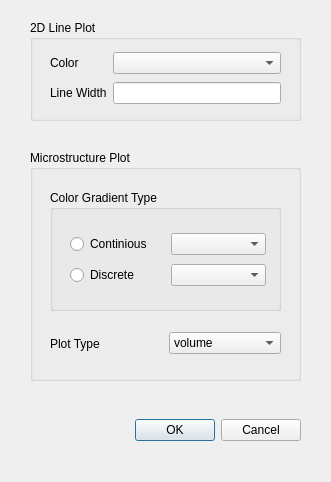
<?xml version="1.0" encoding="UTF-8"?>
<ui version="4.0">
 <class>DialogPlotColors</class>
 <widget class="QDialog" name="DialogPlotColors">
  <property name="geometry">
   <rect>
    <x>0</x>
    <y>0</y>
    <width>331</width>
    <height>482</height>
   </rect>
  </property>
  <property name="windowTitle">
   <string>Plot Colors</string>
  </property>
  <widget class="QDialogButtonBox" name="buttonBox">
   <property name="geometry">
    <rect>
     <x>80</x>
     <y>410</y>
     <width>221</width>
     <height>41</height>
    </rect>
   </property>
   <property name="orientation">
    <enum>Qt::Horizontal</enum>
   </property>
   <property name="standardButtons">
    <set>QDialogButtonBox::Cancel|QDialogButtonBox::Ok</set>
   </property>
  </widget>
  <widget class="QGroupBox" name="groupBox_3">
   <property name="geometry">
    <rect>
     <x>30</x>
     <y>20</y>
     <width>271</width>
     <height>101</height>
    </rect>
   </property>
   <property name="title">
    <string>2D Line Plot</string>
   </property>
   <widget class="QWidget" name="layoutWidget_3">
    <property name="geometry">
     <rect>
      <x>20</x>
      <y>30</y>
      <width>231</width>
      <height>58</height>
     </rect>
    </property>
    <layout class="QGridLayout" name="gridLayout_3">
     <item row="0" column="0">
      <widget class="QLabel" name="labelColor">
       <property name="text">
        <string>Color</string>
       </property>
      </widget>
     </item>
     <item row="0" column="1">
      <widget class="QComboBox" name="comboBoxColor"/>
     </item>
     <item row="1" column="0">
      <widget class="QLabel" name="labelLThickness">
       <property name="text">
        <string>Line Width</string>
       </property>
      </widget>
     </item>
     <item row="1" column="1">
      <widget class="QLineEdit" name="lineEditLThickness"/>
     </item>
    </layout>
   </widget>
  </widget>
  <widget class="QGroupBox" name="groupBox">
   <property name="geometry">
    <rect>
     <x>30</x>
     <y>150</y>
     <width>271</width>
     <height>231</height>
    </rect>
   </property>
   <property name="title">
    <string>Microstructure Plot</string>
   </property>
   <widget class="QGroupBox" name="groupBox_5">
    <property name="geometry">
     <rect>
      <x>20</x>
      <y>40</y>
      <width>231</width>
      <height>121</height>
     </rect>
    </property>
    <property name="title">
     <string>Color Gradient Type</string>
    </property>
    <widget class="QWidget" name="layoutWidget">
     <property name="geometry">
      <rect>
       <x>20</x>
       <y>40</y>
       <width>196</width>
       <height>61</height>
      </rect>
     </property>
     <layout class="QGridLayout" name="gridLayout">
      <item row="0" column="0">
       <widget class="QRadioButton" name="radioButtonContinuous">
        <property name="text">
         <string>Continious </string>
        </property>
       </widget>
      </item>
      <item row="1" column="0">
       <widget class="QRadioButton" name="radioButtonDiscrete">
        <property name="text">
         <string>Discrete </string>
        </property>
       </widget>
      </item>
      <item row="1" column="1">
       <widget class="QComboBox" name="comboBoxDiscrete"/>
      </item>
      <item row="0" column="1">
       <widget class="QComboBox" name="comboBoxContinuous"/>
      </item>
     </layout>
    </widget>
   </widget>
   <widget class="QWidget" name="layoutWidget_2">
    <property name="geometry">
     <rect>
      <x>20</x>
      <y>180</y>
      <width>231</width>
      <height>27</height>
     </rect>
    </property>
    <layout class="QHBoxLayout" name="horizontalLayout">
     <item>
      <widget class="QLabel" name="label">
       <property name="text">
        <string>Plot Type</string>
       </property>
      </widget>
     </item>
     <item>
      <widget class="QComboBox" name="comboBoxPlotType">
       <item>
        <property name="text">
         <string>volume</string>
        </property>
       </item>
       <item>
        <property name="text">
         <string>surface</string>
        </property>
       </item>
      </widget>
     </item>
    </layout>
   </widget>
  </widget>
 </widget>
 <resources/>
 <connections>
  <connection>
   <sender>buttonBox</sender>
   <signal>accepted()</signal>
   <receiver>DialogPlotColors</receiver>
   <slot>accept()</slot>
   <hints>
    <hint type="sourcelabel">
     <x>248</x>
     <y>254</y>
    </hint>
    <hint type="destinationlabel">
     <x>157</x>
     <y>274</y>
    </hint>
   </hints>
  </connection>
  <connection>
   <sender>buttonBox</sender>
   <signal>rejected()</signal>
   <receiver>DialogPlotColors</receiver>
   <slot>reject()</slot>
   <hints>
    <hint type="sourcelabel">
     <x>316</x>
     <y>260</y>
    </hint>
    <hint type="destinationlabel">
     <x>286</x>
     <y>274</y>
    </hint>
   </hints>
  </connection>
 </connections>
</ui>
